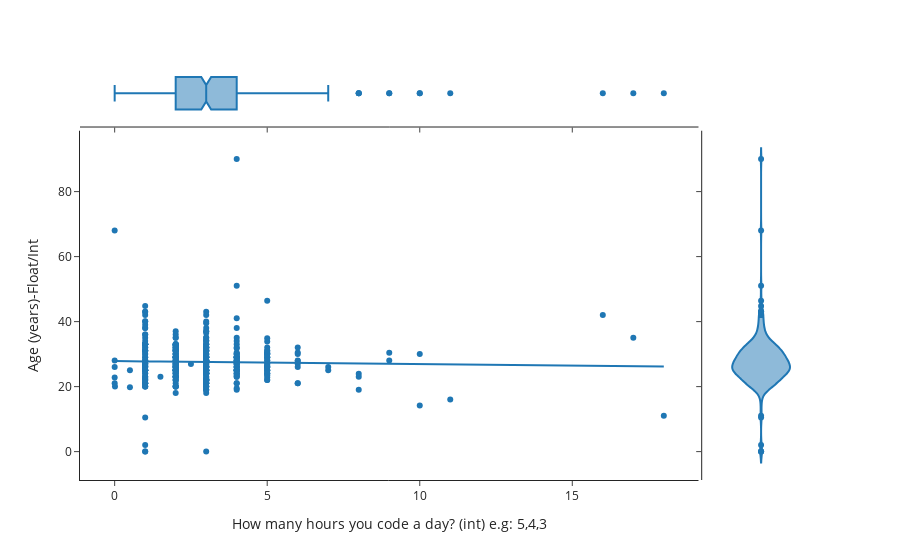

Here is the notebook cell this chart was saved with:
### Markdown cell above
# plotly

### Code cell
import plotly.express as px
import pandas as pd
tip = pd.read_csv("Data.csv")
df = px.data.iris()
fig = px.scatter(tip, x="How many hours you code a day? (int) e.g: 5,4,3", y="Age (years)-Float/Int",marginal_y="violin",marginal_x="box",trendline="ols",template="simple_white")
fig.show()

### Figure 1 — Plotly figure (JSON) as saved in the notebook; plotly's stock layout.template omitted (floating-point values rounded to 4 significant figures; data arrays with more than 128 entries replaced by an {"elided": "..."} marker saying what was removed)
{"data": [{"hovertemplate": "How many hours you code a day? (int) e.g: 5,4,3=%{x}<br>Age (years)-Float/Int=%{y}<extra></extra>", "legendgroup": "", "marker": {"color": "#1F77B4", "symbol": "circle"}, "mode": "markers", "name": "", "orientation": "v", "showlegend": false, "type": "scatter", "x": {"elided": "375 float values"}, "xaxis": "x", "y": {"elided": "375 float values"}, "yaxis": "y"}, {"alignmentgroup": "True", "hovertemplate": "How many hours you code a day? (int) e.g: 5,4,3=%{x}<extra></extra>", "legendgroup": "", "marker": {"color": "#1F77B4", "symbol": "circle"}, "name": "", "notched": true, "offsetgroup": "", "showlegend": false, "type": "box", "x": {"elided": "375 float values"}, "xaxis": "x3", "yaxis": "y3"}, {"alignmentgroup": "True", "hovertemplate": "Age (years)-Float/Int=%{y}<extra></extra>", "legendgroup": "", "marker": {"color": "#1F77B4", "symbol": "circle"}, "name": "", "offsetgroup": "", "scalegroup": "y", "showlegend": false, "type": "violin", "xaxis": "x2", "y": {"elided": "375 float values"}, "yaxis": "y2"}, {"hovertemplate": "<b>OLS trendline</b><br>Age (years)-Float/Int = -0.0899345 * How many hours you code a day? (int) e.g: 5,4,3 + 27.8446<br>R<sup>2</sup>=0.000676<br><br>How many hours you code a day? (int) e.g: 5,4,3=%{x}<br>Age (years)-Float/Int=%{y} <b>(trend)</b><extra></extra>", "legendgroup": "", "marker": {"color": "#1F77B4", "symbol": "circle"}, "mode": "lines", "name": "", "showlegend": false, "type": "scatter", "x": {"elided": "375 float values"}, "xaxis": "x", "y": {"elided": "375 float values"}, "yaxis": "y"}], "layout": {"legend": {"tracegroupgap": 0}, "margin": {"t": 60}, "xaxis": {"anchor": "y", "domain": [0, 0.8358], "title": {"text": "How many hours you code a day? (int) e.g: 5,4,3"}}, "xaxis2": {"anchor": "y2", "domain": [0.8408, 1], "matches": "x2", "showline": false, "showticklabels": false, "ticks": ""}, "xaxis3": {"anchor": "y3", "domain": [0, 0.8358], "matches": "x", "showticklabels": false}, "xaxis4": {"anchor": "y4", "domain": [0.8408, 1], "matches": "x2", "showline": false, "showticklabels": false, "ticks": ""}, "yaxis": {"anchor": "x", "domain": [0, 0.8316], "title": {"text": "Age (years)-Float/Int"}}, "yaxis2": {"anchor": "x2", "domain": [0, 0.8316], "matches": "y", "showticklabels": false}, "yaxis3": {"anchor": "x3", "domain": [0.8416, 1], "matches": "y3", "showline": false, "showticklabels": false, "ticks": ""}, "yaxis4": {"anchor": "x4", "domain": [0.8416, 1], "matches": "y3", "showline": false, "showticklabels": false, "ticks": ""}}}
